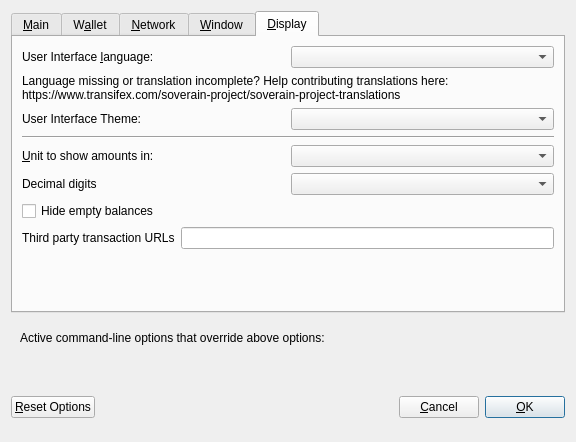
<?xml version="1.0" encoding="UTF-8"?>
<ui version="4.0">
 <class>OptionsDialog</class>
 <widget class="QDialog" name="OptionsDialog">
  <property name="geometry">
   <rect>
    <x>0</x>
    <y>0</y>
    <width>576</width>
    <height>442</height>
   </rect>
  </property>
  <property name="windowTitle">
   <string>Options</string>
  </property>
  <property name="modal">
   <bool>true</bool>
  </property>
  <layout class="QVBoxLayout" name="verticalLayout">
   <item>
    <widget class="QTabWidget" name="tabWidget">
     <property name="currentIndex">
      <number>4</number>
     </property>
     <widget class="QWidget" name="tabMain">
      <attribute name="title">
       <string>&amp;Main</string>
      </attribute>
      <layout class="QVBoxLayout" name="verticalLayout_Main">
       <item>
        <widget class="QCheckBox" name="bitcoinAtStartup">
         <property name="toolTip">
          <string>Automatically start Soverain after logging in to the system.</string>
         </property>
         <property name="text">
          <string>&amp;Start Soverain on system login</string>
         </property>
        </widget>
       </item>
       <item>
        <layout class="QHBoxLayout" name="horizontalLayout_2_Main">
         <item>
          <widget class="QLabel" name="databaseCacheLabel">
           <property name="text">
            <string>Size of &amp;database cache</string>
           </property>
           <property name="textFormat">
            <enum>Qt::PlainText</enum>
           </property>
           <property name="buddy">
            <cstring>databaseCache</cstring>
           </property>
          </widget>
         </item>
         <item>
          <widget class="QSpinBox" name="databaseCache"/>
         </item>
         <item>
          <widget class="QLabel" name="databaseCacheUnitLabel">
           <property name="text">
            <string>MB</string>
           </property>
           <property name="textFormat">
            <enum>Qt::PlainText</enum>
           </property>
          </widget>
         </item>
         <item>
          <spacer name="horizontalSpacer_2_Main">
           <property name="orientation">
            <enum>Qt::Horizontal</enum>
           </property>
           <property name="sizeHint" stdset="0">
            <size>
             <width>40</width>
             <height>20</height>
            </size>
           </property>
          </spacer>
         </item>
        </layout>
       </item>
       <item>
        <layout class="QHBoxLayout" name="horizontalLayout_3_Main">
         <item>
          <widget class="QLabel" name="threadsScriptVerifLabel">
           <property name="text">
            <string>Number of script &amp;verification threads</string>
           </property>
           <property name="textFormat">
            <enum>Qt::PlainText</enum>
           </property>
           <property name="buddy">
            <cstring>threadsScriptVerif</cstring>
           </property>
          </widget>
         </item>
         <item>
          <widget class="QSpinBox" name="threadsScriptVerif">
           <property name="toolTip">
            <string>(0 = auto, &lt;0 = leave that many cores free)</string>
           </property>
          </widget>
         </item>
         <item>
          <spacer name="horizontalSpacer_3_Main">
           <property name="orientation">
            <enum>Qt::Horizontal</enum>
           </property>
           <property name="sizeHint" stdset="0">
            <size>
             <width>40</width>
             <height>20</height>
            </size>
           </property>
          </spacer>
         </item>
        </layout>
       </item>
       <item>
        <spacer name="verticalSpacer_2">
         <property name="orientation">
          <enum>Qt::Vertical</enum>
         </property>
         <property name="sizeHint" stdset="0">
          <size>
           <width>20</width>
           <height>40</height>
          </size>
         </property>
        </spacer>
       </item>
       <item>
        <widget class="QCheckBox" name="checkBoxZeromintEnable">
         <property name="toolTip">
          <string>Enable automatic minting of Soverain units to zSOVE</string>
         </property>
         <property name="layoutDirection">
          <enum>Qt::LeftToRight</enum>
         </property>
         <property name="text">
          <string>Enable zSOVE Automint</string>
         </property>
        </widget>
       </item>
       <item>
        <layout class="QHBoxLayout" name="horizontalLayout_3">
         <item>
          <widget class="QLabel" name="percentage_label">
           <property name="toolTip">
            <string>Percentage of incoming SOVE which get automatically converted to zSOVE via Zerocoin Protocol (min: 10%)</string>
           </property>
           <property name="text">
            <string>Percentage of autominted zSOVE</string>
           </property>
          </widget>
         </item>
         <item>
          <widget class="QSpinBox" name="zeromintPercentage">
           <property name="minimum">
            <number>1</number>
           </property>
           <property name="maximum">
            <number>100</number>
           </property>
          </widget>
         </item>
        </layout>
       </item>
       <item>
        <layout class="QHBoxLayout" name="horizontalLayout" stretch="0,0">
         <property name="sizeConstraint">
          <enum>QLayout::SetFixedSize</enum>
         </property>
         <item>
          <widget class="QLabel" name="labelPreferredDenom">
           <property name="maximumSize">
            <size>
             <width>16777215</width>
             <height>16777215</height>
            </size>
           </property>
           <property name="toolTip">
            <string>Wait with automatic conversion to Zerocoin until enough SOVE for this denomination is available</string>
           </property>
           <property name="text">
            <string>Preferred Automint zSOVE Denomination</string>
           </property>
          </widget>
         </item>
         <item>
          <widget class="QComboBox" name="preferredDenom">
           <property name="maximumSize">
            <size>
             <width>16777215</width>
             <height>27</height>
            </size>
           </property>
           <property name="toolTip">
            <string>Wait with automatic conversion to Zerocoin until enough SOVE for this denomination is available</string>
           </property>
           <property name="maxVisibleItems">
            <number>9</number>
           </property>
           <property name="maxCount">
            <number>9</number>
           </property>
          </widget>
         </item>
        </layout>
       </item>
      </layout>
     </widget>
     <widget class="QWidget" name="tabWallet">
      <attribute name="title">
       <string>W&amp;allet</string>
      </attribute>
      <layout class="QVBoxLayout" name="verticalLayout_Wallet">
       <item>
        <layout class="QHBoxLayout" name="horizontalLayout_2_Wallet">
         <item>
          <widget class="QLabel" name="labelStakeSplitThresholdText">
           <property name="text">
            <string>Stake split threshold:</string>
           </property>
          </widget>
         </item>
         <item>
          <widget class="QSpinBox" name="spinBoxStakeSplitThreshold">
           <property name="minimum">
            <number>1</number>
           </property>
           <property name="maximum">
            <number>999999</number>
           </property>
          </widget>
         </item>
        </layout>
       </item>
       <item>
        <widget class="QGroupBox" name="groupBox">
         <property name="title">
          <string>Expert</string>
         </property>
         <layout class="QVBoxLayout" name="verticalLayout_2">
          <item>
           <widget class="QCheckBox" name="coinControlFeatures">
            <property name="toolTip">
             <string>Whether to show coin control features or not.</string>
            </property>
            <property name="text">
             <string>Enable coin &amp;control features</string>
            </property>
           </widget>
          </item>
          <item>
           <widget class="QCheckBox" name="showMasternodesTab">
            <property name="toolTip">
             <string>Show additional tab listing all your masternodes in first sub-tab&lt;br/&gt;and all masternodes on the network in second sub-tab.</string>
            </property>
            <property name="text">
             <string>Show Masternodes Tab</string>
            </property>
           </widget>
          </item>
          <item>
           <widget class="QCheckBox" name="spendZeroConfChange">
            <property name="toolTip">
             <string>If you disable the spending of unconfirmed change, the change from a transaction&lt;br/&gt;cannot be used until that transaction has at least one confirmation.&lt;br/&gt;This also affects how your balance is computed.</string>
            </property>
            <property name="text">
             <string>&amp;Spend unconfirmed change</string>
            </property>
           </widget>
          </item>
         </layout>
        </widget>
       </item>
       <item>
        <spacer name="verticalSpacer_Wallet">
         <property name="orientation">
          <enum>Qt::Vertical</enum>
         </property>
         <property name="sizeHint" stdset="0">
          <size>
           <width>20</width>
           <height>40</height>
          </size>
         </property>
        </spacer>
       </item>
      </layout>
     </widget>
     <widget class="QWidget" name="tabNetwork">
      <attribute name="title">
       <string>&amp;Network</string>
      </attribute>
      <layout class="QVBoxLayout" name="verticalLayout_Network">
       <item>
        <widget class="QCheckBox" name="mapPortUpnp">
         <property name="toolTip">
          <string>Automatically open the Soverain client port on the router. This only works when your router supports UPnP and it is enabled.</string>
         </property>
         <property name="text">
          <string>Map port using &amp;UPnP</string>
         </property>
        </widget>
       </item>
       <item>
        <widget class="QCheckBox" name="allowIncoming">
         <property name="toolTip">
          <string>Accept connections from outside</string>
         </property>
         <property name="text">
          <string>Allow incoming connections</string>
         </property>
        </widget>
       </item>
       <item>
        <widget class="QCheckBox" name="connectSocks">
         <property name="toolTip">
          <string>Connect to the Soverain network through a SOCKS5 proxy.</string>
         </property>
         <property name="text">
          <string>&amp;Connect through SOCKS5 proxy (default proxy):</string>
         </property>
        </widget>
       </item>
       <item>
        <layout class="QHBoxLayout" name="horizontalLayout_1_Network">
         <item>
          <widget class="QLabel" name="proxyIpLabel">
           <property name="text">
            <string>Proxy &amp;IP:</string>
           </property>
           <property name="textFormat">
            <enum>Qt::PlainText</enum>
           </property>
           <property name="buddy">
            <cstring>proxyIp</cstring>
           </property>
          </widget>
         </item>
         <item>
          <widget class="QValidatedLineEdit" name="proxyIp">
           <property name="minimumSize">
            <size>
             <width>140</width>
             <height>0</height>
            </size>
           </property>
           <property name="maximumSize">
            <size>
             <width>140</width>
             <height>16777215</height>
            </size>
           </property>
           <property name="toolTip">
            <string>IP address of the proxy (e.g. IPv4: 127.0.0.1 / IPv6: ::1)</string>
           </property>
          </widget>
         </item>
         <item>
          <widget class="QLabel" name="proxyPortLabel">
           <property name="text">
            <string>&amp;Port:</string>
           </property>
           <property name="textFormat">
            <enum>Qt::PlainText</enum>
           </property>
           <property name="buddy">
            <cstring>proxyPort</cstring>
           </property>
          </widget>
         </item>
         <item>
          <widget class="QLineEdit" name="proxyPort">
           <property name="minimumSize">
            <size>
             <width>75</width>
             <height>0</height>
            </size>
           </property>
           <property name="maximumSize">
            <size>
             <width>55</width>
             <height>16777215</height>
            </size>
           </property>
           <property name="toolTip">
            <string>Port of the proxy (e.g. 9050)</string>
           </property>
          </widget>
         </item>
         <item>
          <spacer name="horizontalSpacer_1_Network">
           <property name="orientation">
            <enum>Qt::Horizontal</enum>
           </property>
           <property name="sizeHint" stdset="0">
            <size>
             <width>40</width>
             <height>20</height>
            </size>
           </property>
          </spacer>
         </item>
        </layout>
       </item>
       <item>
        <spacer name="verticalSpacer_Network">
         <property name="orientation">
          <enum>Qt::Vertical</enum>
         </property>
         <property name="sizeHint" stdset="0">
          <size>
           <width>20</width>
           <height>40</height>
          </size>
         </property>
        </spacer>
       </item>
      </layout>
     </widget>
     <widget class="QWidget" name="tabWindow">
      <attribute name="title">
       <string>&amp;Window</string>
      </attribute>
      <layout class="QVBoxLayout" name="verticalLayout_Window">
       <item>
        <widget class="QCheckBox" name="minimizeToTray">
         <property name="toolTip">
          <string>Show only a tray icon after minimizing the window.</string>
         </property>
         <property name="text">
          <string>&amp;Minimize to the tray instead of the taskbar</string>
         </property>
        </widget>
       </item>
       <item>
        <widget class="QCheckBox" name="minimizeOnClose">
         <property name="toolTip">
          <string>Minimize instead of exit the application when the window is closed. When this option is enabled, the application will be closed only after selecting Quit in the menu.</string>
         </property>
         <property name="text">
          <string>M&amp;inimize on close</string>
         </property>
        </widget>
       </item>
       <item>
        <spacer name="verticalSpacer_Window">
         <property name="orientation">
          <enum>Qt::Vertical</enum>
         </property>
         <property name="sizeHint" stdset="0">
          <size>
           <width>20</width>
           <height>40</height>
          </size>
         </property>
        </spacer>
       </item>
      </layout>
     </widget>
     <widget class="QWidget" name="tabDisplay">
      <attribute name="title">
       <string>&amp;Display</string>
      </attribute>
      <layout class="QVBoxLayout" name="verticalLayout_Display">
       <item>
        <layout class="QHBoxLayout" name="horizontalLayout_1_Display">
         <item>
          <widget class="QLabel" name="langLabel">
           <property name="text">
            <string>User Interface &amp;language:</string>
           </property>
           <property name="textFormat">
            <enum>Qt::PlainText</enum>
           </property>
           <property name="buddy">
            <cstring>lang</cstring>
           </property>
          </widget>
         </item>
         <item>
          <widget class="QValueComboBox" name="lang">
           <property name="toolTip">
            <string>The user interface language can be set here. This setting will take effect after restarting Soverain.</string>
           </property>
          </widget>
         </item>
        </layout>
       </item>
       <item>
        <widget class="QLabel" name="label_3">
         <property name="toolTip">
          <string notr="true"/>
         </property>
         <property name="statusTip">
          <string notr="true"/>
         </property>
         <property name="whatsThis">
          <string notr="true"/>
         </property>
         <property name="accessibleName">
          <string notr="true"/>
         </property>
         <property name="text">
          <string>Language missing or translation incomplete? Help contributing translations here:
https://www.transifex.com/soverain-project/soverain-project-translations</string>
         </property>
         <property name="wordWrap">
          <bool>true</bool>
         </property>
         <property name="openExternalLinks">
          <bool>true</bool>
         </property>
         <property name="textInteractionFlags">
          <set>Qt::TextBrowserInteraction</set>
         </property>
        </widget>
       </item>
       <item>
        <layout class="QHBoxLayout" name="horizontalLayout_4_Display" stretch="0,0">
         <item>
          <widget class="QLabel" name="themeLabel">
           <property name="text">
            <string>User Interface Theme:</string>
           </property>
          </widget>
         </item>
         <item>
          <widget class="QValueComboBox" name="theme"/>
         </item>
        </layout>
       </item>
       <item>
        <widget class="Line" name="line">
         <property name="orientation">
          <enum>Qt::Horizontal</enum>
         </property>
        </widget>
       </item>
       <item>
        <layout class="QHBoxLayout" name="horizontalLayout_2_Display">
         <item>
          <widget class="QLabel" name="unitLabel">
           <property name="text">
            <string>&amp;Unit to show amounts in:</string>
           </property>
           <property name="textFormat">
            <enum>Qt::PlainText</enum>
           </property>
           <property name="buddy">
            <cstring>unit</cstring>
           </property>
          </widget>
         </item>
         <item>
          <widget class="QValueComboBox" name="unit">
           <property name="toolTip">
            <string>Choose the default subdivision unit to show in the interface and when sending coins.</string>
           </property>
          </widget>
         </item>
        </layout>
       </item>
       <item>
        <layout class="QHBoxLayout" name="horizontalLayout_5_Display">
         <item>
          <widget class="QLabel" name="digitsLabel">
           <property name="text">
            <string>Decimal digits</string>
           </property>
          </widget>
         </item>
         <item>
          <widget class="QValueComboBox" name="digits"/>
         </item>
        </layout>
       </item>
       <item>
        <widget class="QCheckBox" name="checkBoxHideZeroBalances">
         <property name="toolTip">
          <string>Hide empty balances</string>
         </property>
         <property name="layoutDirection">
          <enum>Qt::LeftToRight</enum>
         </property>
         <property name="text">
          <string>Hide empty balances</string>
         </property>
        </widget>
       </item>
       <item>
        <layout class="QHBoxLayout" name="horizontalLayout_3_Display">
         <item>
          <widget class="QLabel" name="thirdPartyTxUrlsLabel">
           <property name="toolTip">
            <string>Third party URLs (e.g. a block explorer) that appear in the transactions tab as context menu items. %s in the URL is replaced by transaction hash. Multiple URLs are separated by vertical bar |.</string>
           </property>
           <property name="text">
            <string>Third party transaction URLs</string>
           </property>
           <property name="buddy">
            <cstring>thirdPartyTxUrls</cstring>
           </property>
          </widget>
         </item>
         <item>
          <widget class="QLineEdit" name="thirdPartyTxUrls">
           <property name="toolTip">
            <string>Third party URLs (e.g. a block explorer) that appear in the transactions tab as context menu items. %s in the URL is replaced by transaction hash. Multiple URLs are separated by vertical bar |.</string>
           </property>
          </widget>
         </item>
        </layout>
       </item>
       <item>
        <spacer name="verticalSpacer">
         <property name="orientation">
          <enum>Qt::Vertical</enum>
         </property>
         <property name="sizeHint" stdset="0">
          <size>
           <width>20</width>
           <height>40</height>
          </size>
         </property>
        </spacer>
       </item>
      </layout>
     </widget>
    </widget>
   </item>
   <item>
    <widget class="QFrame" name="frame">
     <layout class="QVBoxLayout" name="verticalLayout_Bottom">
      <item>
       <layout class="QHBoxLayout" name="horizontalLayout_Bottom">
        <item>
         <widget class="QLabel" name="overriddenByCommandLineInfoLabel">
          <property name="text">
           <string>Active command-line options that override above options:</string>
          </property>
          <property name="textFormat">
           <enum>Qt::PlainText</enum>
          </property>
         </widget>
        </item>
        <item>
         <spacer name="horizontalSpacer_Bottom">
          <property name="orientation">
           <enum>Qt::Horizontal</enum>
          </property>
          <property name="sizeHint" stdset="0">
           <size>
            <width>40</width>
            <height>20</height>
           </size>
          </property>
         </spacer>
        </item>
       </layout>
      </item>
      <item>
       <widget class="QLabel" name="overriddenByCommandLineLabel">
        <property name="text">
         <string/>
        </property>
        <property name="textFormat">
         <enum>Qt::PlainText</enum>
        </property>
        <property name="wordWrap">
         <bool>true</bool>
        </property>
       </widget>
      </item>
     </layout>
    </widget>
   </item>
   <item>
    <layout class="QHBoxLayout" name="horizontalLayout_Buttons">
     <item>
      <widget class="QPushButton" name="resetButton">
       <property name="toolTip">
        <string>Reset all client options to default.</string>
       </property>
       <property name="text">
        <string>&amp;Reset Options</string>
       </property>
       <property name="autoDefault">
        <bool>false</bool>
       </property>
      </widget>
     </item>
     <item>
      <spacer name="horizontalSpacer_1">
       <property name="orientation">
        <enum>Qt::Horizontal</enum>
       </property>
       <property name="sizeHint" stdset="0">
        <size>
         <width>40</width>
         <height>48</height>
        </size>
       </property>
      </spacer>
     </item>
     <item>
      <widget class="QLabel" name="statusLabel">
       <property name="minimumSize">
        <size>
         <width>200</width>
         <height>0</height>
        </size>
       </property>
       <property name="font">
        <font>
         <weight>75</weight>
         <bold>true</bold>
        </font>
       </property>
       <property name="text">
        <string/>
       </property>
       <property name="textFormat">
        <enum>Qt::PlainText</enum>
       </property>
       <property name="wordWrap">
        <bool>true</bool>
       </property>
      </widget>
     </item>
     <item>
      <spacer name="horizontalSpacer_2">
       <property name="orientation">
        <enum>Qt::Horizontal</enum>
       </property>
       <property name="sizeHint" stdset="0">
        <size>
         <width>40</width>
         <height>48</height>
        </size>
       </property>
      </spacer>
     </item>
     <item>
      <widget class="QPushButton" name="cancelButton">
       <property name="text">
        <string>&amp;Cancel</string>
       </property>
       <property name="autoDefault">
        <bool>false</bool>
       </property>
      </widget>
     </item>
     <item>
      <widget class="QPushButton" name="okButton">
       <property name="text">
        <string>&amp;OK</string>
       </property>
       <property name="autoDefault">
        <bool>false</bool>
       </property>
       <property name="default">
        <bool>true</bool>
       </property>
      </widget>
     </item>
    </layout>
   </item>
  </layout>
 </widget>
 <customwidgets>
  <customwidget>
   <class>QValidatedLineEdit</class>
   <extends>QLineEdit</extends>
   <header>qvalidatedlineedit.h</header>
  </customwidget>
  <customwidget>
   <class>QValueComboBox</class>
   <extends>QComboBox</extends>
   <header>qvaluecombobox.h</header>
  </customwidget>
 </customwidgets>
 <resources/>
 <connections/>
</ui>
